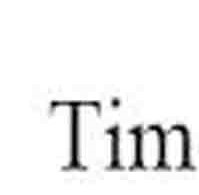
#> input picture tnr.jpg, 199 x 195 px
$ python mina.py
#> lines starting #> are read from the running program, lines starting #| are printed output that depends on the picture; after the words box and inside, x2 and y2 are one past the last pixel; in counts of white or black regions, pixels touching at a corner belong together
import cv2 as cv
import numpy as np
import matplotlib.pyplot as plt
import skimage as io

img = cv.imread('tnr.jpg')
#> img is the input picture: shape (195, 199, 3); min 0, max 255, mean 239.8
gray_img = cv.cvtColor(img, cv.COLOR_RGB2GRAY)
thresh, thresh_img = cv.threshold(gray_img,127,255,cv.THRESH_BINARY_INV)
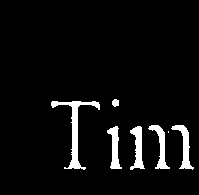
#> thresh_img: shape (195, 199); 5.2% white; 7 white regions (1 under 20 px), largest, box (x1, y1, x2, y2) and area: (51, 101, 100, 170) 650, (171, 125, 194, 170) 346, (130, 126, 145, 170) 338, (148, 125, 170, 169) 323, (107, 126, 122, 169) 312, (112, 99, 119, 107) 45
thresh_img = np.asarray(thresh_img)
thresh_img = thresh_img / 255


listOfGaps = []
listOfGapsLength = []
Words = [] # list of segmented words

isWord = 0
projection = np.sum(thresh_img,axis=0).tolist()
#> projection = 199 values, max 68 at index 74, min 0 at index 0, mean 10.13
projectionArray = np.asarray(projection)
#> projectionArray has the same summary as projection
for i in range(len(projectionArray)):
    if projectionArray[i] != 0.0 and isWord == 0:
        listOfGaps.append(i)
        isWord = 1
    elif projectionArray[i] == 0.0 and isWord == 1:
        listOfGaps.append(i)
        isWord = 0
#> this loop made 199 passes
#> isWord on passes 52, 101, 108, 123, 131, 146, 149, 171, 172, 195: 1, 0, 1, 0, 1, 0, 1, 0, 1, 0
#> after the loop, isWord = 0; listOfGaps = [51, 100, 107, 122, 130, 145, 148, 170, 171, 194]

print(len(listOfGaps))
#| 10
word = []
listOfGapsIndex = 0
imgArray = np.asarray(img)
print(imgArray.shape)
#| (195, 199, 3)
for i in range(imgArray.shape[1]):
    if i == listOfGaps[listOfGapsIndex]:
        imgTemp = imgArray[:,listOfGaps[listOfGapsIndex]:listOfGaps[listOfGapsIndex + 1]]
        word.append(imgTemp)
        cv.imshow('label',imgTemp)
        cv.waitKey(0)
        cv.destroyAllWindows()
        listOfGapsIndex += 2
        Words.append(word)
        if len(listOfGaps) <= listOfGapsIndex:
            break
#> after the loop, Words = 5 items; listOfGapsIndex = 10; word = 5 items

print(Words)
#> (printed output is left out)

$ run again, with alphabets - Copy.jpg copied over tnr.jpg
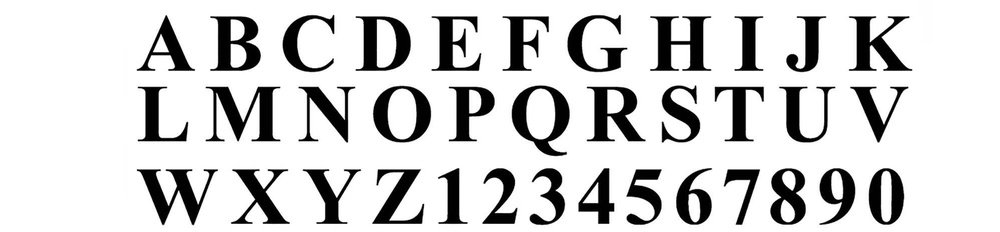
#> input picture alphabets - Copy.jpg, 1000 x 232 px, shrunk from 1997 x 464 before the run
#> img is the input picture: shape (232, 1000, 3); min 0, max 255, mean 210.5
#> `thresh, thresh_img = cv.threshold(gray_img,127,255,cv.THRESH_BINARY_INV)`:
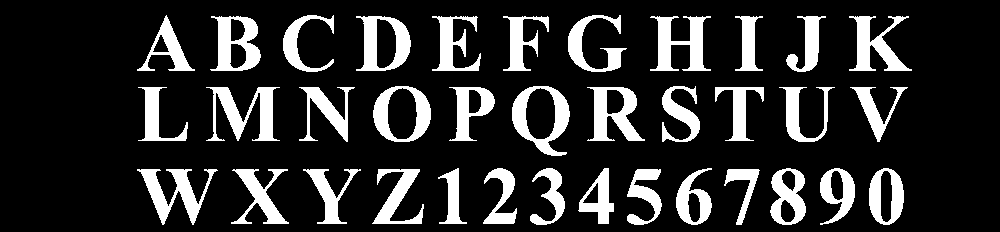
#> thresh_img: shape (232, 1000); 17.5% white; 36 white regions, largest, box (x1, y1, x2, y2) and area: (206, 87, 280, 141) 1726, (137, 169, 218, 225) 1634, (650, 16, 711, 71) 1633
#> projection = 1000 values, max 140 at index 744, min 0 at index 0, mean 40.59
#> projectionArray has the same summary as projection
#> the loop `for i in range(len(projectionArray)):` made 1000 passes
#> isWord on passes 138, 432, 433, 713, 716, 765, 771, 913: 1, 0, 1, 0, 1, 0, 1, 0
#> after the loop `for i in range(len(projectionArray)):`: isWord = 0; listOfGaps = [137, 431, 432, 712, 715, 764, 770, 912]
#| 8
#| (232, 1000, 3)
#> after the loop `for i in range(imgArray.shape[1]):`: Words = 4 items; listOfGapsIndex = 8; word = 4 items
#> (printed output is left out)

$ run again, with alphabets.jpg copied over tnr.jpg
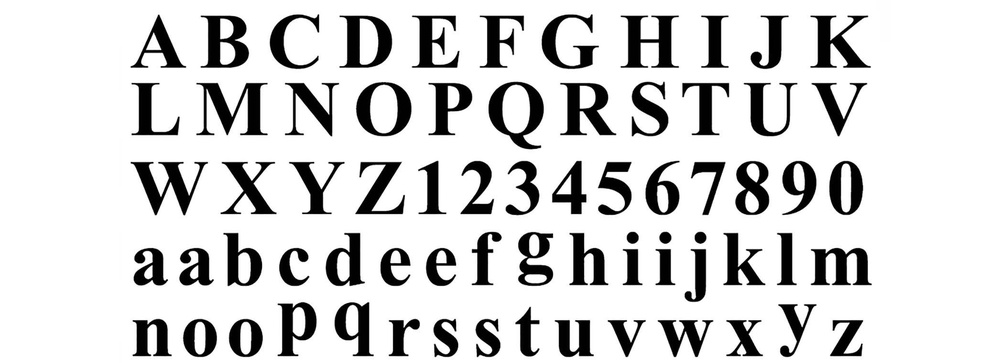
#> input picture alphabets.jpg, 1000 x 363 px, shrunk from 2092 x 759 before the run
#> img is the input picture: shape (363, 1000, 3); min 0, max 255, mean 212.9
#> `thresh, thresh_img = cv.threshold(gray_img,127,255,cv.THRESH_BINARY_INV)`:
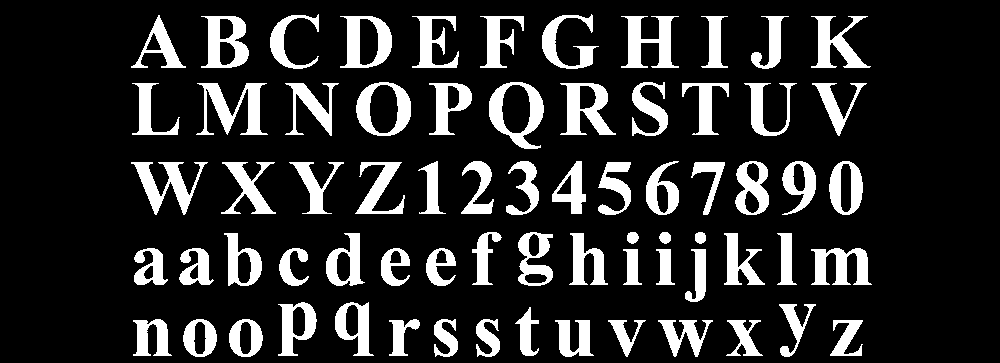
#> thresh_img: shape (363, 1000); 16.6% white; 70 white regions, largest, box (x1, y1, x2, y2) and area: (196, 83, 268, 135) 1591, (621, 16, 679, 68) 1497, (489, 82, 544, 149) 1497
#> projection = 1000 values, max 202 at index 579, min 0 at index 0, mean 60.09
#> projectionArray has the same summary as projection
#> the loop `for i in range(len(projectionArray)):` made 1000 passes
#> isWord on passes 132, 873: 1, 0
#> after the loop `for i in range(len(projectionArray)):`: isWord = 0; listOfGaps = [131, 872]
#| 2
#| (363, 1000, 3)
#> after the loop `for i in range(imgArray.shape[1]):`: Words = 1 item; listOfGapsIndex = 2; word = 1 item
#> (printed output is left out)
